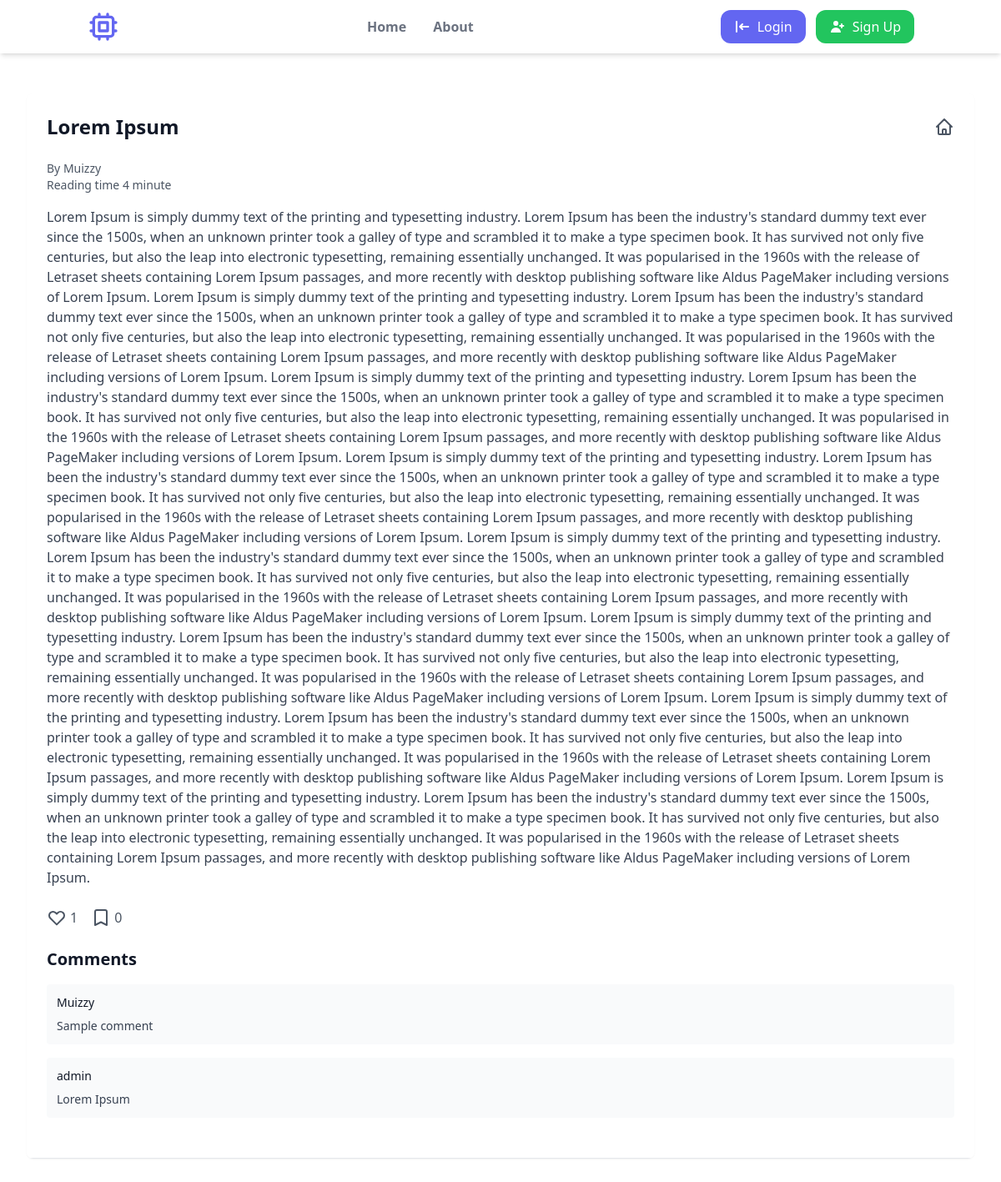
Screenshot of /detail/lorem-ipsum with the database file from the repository.
### app/models.py (models this page shows, shortened)
class Post(models.Model):
    title = models.CharField(max_length=200)
    content = models.TextField()
    author = models.ForeignKey(
        User, on_delete=models.CASCADE, related_name='posts')
    slug = models.SlugField(max_length=200, unique=True)
    published_at = models.DateTimeField(auto_now_add=True)

class Comment(models.Model):
    post = models.ForeignKey(
        Post, on_delete=models.CASCADE, related_name='comments')
    content = models.TextField()
    author = models.ForeignKey(
        User, on_delete=models.CASCADE, related_name='comments')

### app/views.py (the view, shortened to what this page needs)
# urls.py: path('detail/<slug:slug>', views.detail, name="detail"),
def detail(request, slug):
    post = Post.objects.get(slug=slug)
    user_has_liked = Like.objects.filter(user=request.user, post=post).exists(
    ) if request.user.is_authenticated else False
    user_has_scraped = Scrap.objects.filter(user=request.user, post=post).exists(
    ) if request.user.is_authenticated else False
    context = {
        'post': post,
        'user_has_liked': user_has_liked,
        'user_has_scraped': user_has_scraped,
    }
    return render(request, 'detail.html', context)

### app/templatetags/custom_tags.py (called while the page is built)
@register.filter(name='reading_time')
def reading_time_filter(content, wpm=200):
    words = len(content.split())
    reading_time_min = math.ceil(words / wpm)
    return reading_time_min

### app/templates/detail.html (shortened to what this page needs)
{% extends 'base.html' %}
{% load custom_tags %}
{% block content %}
    <div class="max-w-7xl mx-auto px-4 py-8 sm:px-6 sm:py-12 lg:px-8">
        <div class="bg-white overflow-hidden shadow-sm sm:rounded-lg">
            <div class="p-6 bg-white border-b border-gray-200">
                <div class="flex justify-between items-center mb-6">
                    <h1 class="text-2xl font-bold text-gray-900">{{ post.title }}</h1>
                    <div class="flex space-x-2">
                        <a href="{% url 'home' %}" class="text-gray-600 hover:text-gray-900">
                        </a>
                    </div>
                </div>
                <div class=" mb-4">
                    <p class="text-sm text-gray-600">By {{ post.author }}</p>
                    <p class="text-sm text-gray-600">
                        Reading time
                        {{ post.content|reading_time }} minute
                    </p>
                </div>
                <div class="mb-6">
                    <p class="text-gray-700">{{ post.content }}</p>
                </div>
                <div class="flex items-center space-x-4 mb-6">
                    <button id="like-button"
                            onclick="like()"
                            class="flex items-center space-x-1 {% if user_has_liked %}text-red-600{% else %}text-gray-600{% endif %} hover:text-red-600">
                        <svg xmlns="http://www.w3.org/2000/svg"
                             class="h-6 w-6"
                             fill="{% if user_has_liked %}currentColor{% else %}none{% endif %}"
                             viewBox="0 0 24 24"
                             stroke="currentColor">
                            <path stroke-linecap="round" stroke-linejoin="round" stroke-width="2" d="M4.318 6.318a4.5 4.5 0 000 6.364L12 20.364l7.682-7.682a4.5 4.5 0 00-6.364-6.364L12 7.636l-1.318-1.318a4.5 4.5 0 00-6.364 0z" />
                        </svg>
                        <span id="like-count">{{ post.likes.count }}</span>
                    </button>
                    <button id="scrap-button"
                            onclick="scrap()"
                            class="flex items-center space-x-1 {% if user_has_scraped %}text-green-600{% else %}text-gray-600{% endif %} hover:text-green-600">
                        <svg xmlns="http://www.w3.org/2000/svg"
                             class="h-6 w-6"
                             fill="{% if user_has_scraped %}currentColor{% else %}none{% endif %}"
                             viewBox="0 0 24 24"
                             stroke="currentColor">
                            <path stroke-linecap="round" stroke-linejoin="round" stroke-width="2" d="M5 5a2 2 0 012-2h10a2 2 0 012 2v16l-7-3.5L5 21V5z" />
                        </svg>
                        <span id="scrap-count">{{ post.scraps.count }}</span>
                    </button>
                </div>
                <div class="mb-6">
                    <h2 class="text-xl font-bold text-gray-900 mb-4">Comments</h2>
                    <ul class="space-y-4">
                        {% for comment in post.comments.all %}
                            <li class="bg-gray-50 p-3 rounded">
                                <p class="text-sm text-gray-900 mb-2">{{ comment.author }}</p>
                                <p class="text-sm text-gray-700">{{ comment.content }}</p>
                            </li>
                        {% endfor %}
                    </ul>
                </div>
            </div>
        </div>
    </div>
{% endblock content %}

### app/templates/base.html (shortened to what this page needs)
{% load static %}
<html lang="en">
    <head>
        <script src="https://cdn.tailwindcss.com"></script>
        <link rel="stylesheet"
              href="https://cdnjs.cloudflare.com/ajax/libs/font-awesome/5.15.3/css/all.min.css">
    </head>
    <body>
        {% if user.is_authenticated %}
            {% include 'nav/authenticated.html' %}
        {% else %}
            {% include 'nav/not-authenticated.html' %}
        {% endif %}
        {% block content %}
        {% endblock content %}
    </body>
</html>

### app/templates/nav/not-authenticated.html (shortened to what this page needs)
<nav class="w-100 px-8 md:px-auto bg-white shadow-md">
  <div
    class="md:h-16 h-auto py-4 mx-auto md:px-4 container flex items-center justify-between flex-wrap md:flex-nowrap"
  >
    <div class="text-indigo-500 md:order-1">
      <a href="{% url 'home' %}">
        <svg
          xmlns="http://www.w3.org/2000/svg"
          class="h-10 w-10"
          fill="none"
          viewBox="0 0 24 24"
          stroke="currentColor"
        >
          <path
            stroke-linecap="round"
            stroke-linejoin="round"
            stroke-width="2"
            d="M9 3v2m6-2v2M9 19v2m6-2v2M5 9H3m2 6H3m18-6h-2m2 6h-2M7 19h10a2 2 0 002-2V7a2 2 0 00-2-2H7a2 2 0 00-2 2v10a2 2 0 002 2zM9 9h6v6H9V9z"
          />
        </svg>
      </a>
    </div>
    <div class="text-gray-500 order-3 w-full md:w-auto md:order-2">
      <ul class="flex font-semibold justify-between flex-col md:flex-row">
        <li class="md:px-4 md:py-2 hover:text-indigo-500">
          <a href="{% url 'home' %}">Home</a>
        </li>
        <li class="md:px-4 md:py-2 hover:text-indigo-500">
          <a href="">About</a>
        </li>
      </ul>
    </div>
    <div class="order-2 md:order-3 flex items-center space-x-3">
      <a
        href="{% url 'login' %}"
        class="px-4 py-2 bg-indigo-500 hover:bg-indigo-600 text-white rounded-xl flex items-center gap-2"
      >
        <span>Login</span>
      </a>
      <a
        href="{% url 'signup' %}"
        class="px-4 py-2 bg-green-500 hover:bg-green-600 text-white rounded-xl flex items-center gap-2"
      >
        <svg
          xmlns="http://www.w3.org/2000/svg"
          class="h-5 w-5"
          viewBox="0 0 20 20"
          fill="currentColor"
        >
          <path
            d="M8 9a3 3 0 100-6 3 3 0 000 6zM8 11a6 6 0 016 6H2a6 6 0 016-6zM16 7a1 1 0 10-2 0v1h-1a1 1 0 100 2h1v1a1 1 0 102 0v-1h1a1 1 0 100-2h-1V7z"
          />
        </svg>
        <span>Sign Up</span>
      </a>
    </div>
  </div>
</nav>

### rows the page displays
Post: title "Lorem Ipsum", author "Muizzy", content|reading_time "4", content "Lorem Ipsum is simply dummy text of the printing and typesetting industry. Lorem Ipsum has been the industry's standard dummy text ever since the 1500s, when an unknown printer took a galley of type and scrambled it to make a type specimen book. It has survived not only five centuries, but also the leap into electronic typesetting, remaining essentially unchanged. It was popularised in the 1960s with the release of Letraset sheets containing Lorem Ipsum passages, and more recently with desktop publishing software like Aldus PageMaker including versions of Lorem Ipsum. Lorem Ipsum is simply dummy text of the printing and typesetting industry. Lorem Ipsum has been the industry's standard…", likes.count "1", scraps.count "0"
Comment: author "Muizzy", content "Sample comment"
Comment: author "admin", content "Lorem Ipsum"
